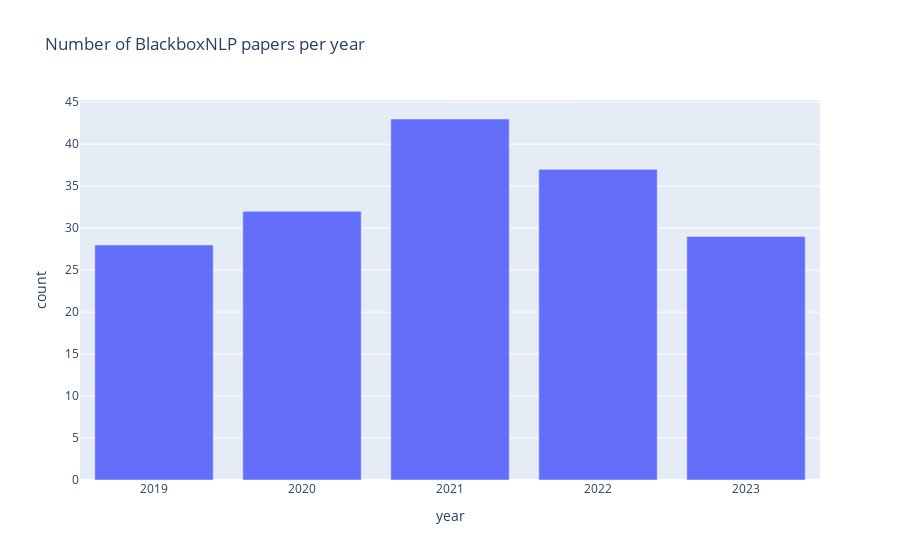

The code cell stored with this chart in its notebook:
### Markdown cell above
# Plots

### Code cell
year_counts = df['year'].value_counts().reset_index()
year_counts.columns = ['year', 'count']
year_counts = year_counts.sort_values('year')

fig = px.bar(year_counts, x='year', y='count', title='Number of BlackboxNLP papers per year')
fig.show()

### Figure 1 — Plotly figure (JSON) as saved in the notebook; plotly's stock layout.template omitted (floating-point values rounded to 4 significant figures)
{"data": [{"alignmentgroup": "True", "hovertemplate": "year=%{x}<br>count=%{y}<extra></extra>", "legendgroup": "", "marker": {"color": "#636efa", "pattern": {"shape": ""}}, "name": "", "offsetgroup": "", "orientation": "v", "showlegend": false, "textposition": "auto", "type": "bar", "x": [2019, 2020, 2021, 2022, 2023], "xaxis": "x", "y": [28, 32, 43, 37, 29], "yaxis": "y"}], "layout": {"autosize": true, "barmode": "relative", "legend": {"tracegroupgap": 0}, "title": {"text": "Number of BlackboxNLP papers per year"}, "xaxis": {"anchor": "y", "autorange": true, "domain": [0, 1], "range": [2018.0, 2024.0], "title": {"text": "year"}, "type": "linear"}, "yaxis": {"anchor": "x", "autorange": true, "domain": [0, 1], "range": [0, 45.26], "title": {"text": "count"}, "type": "linear"}}}
